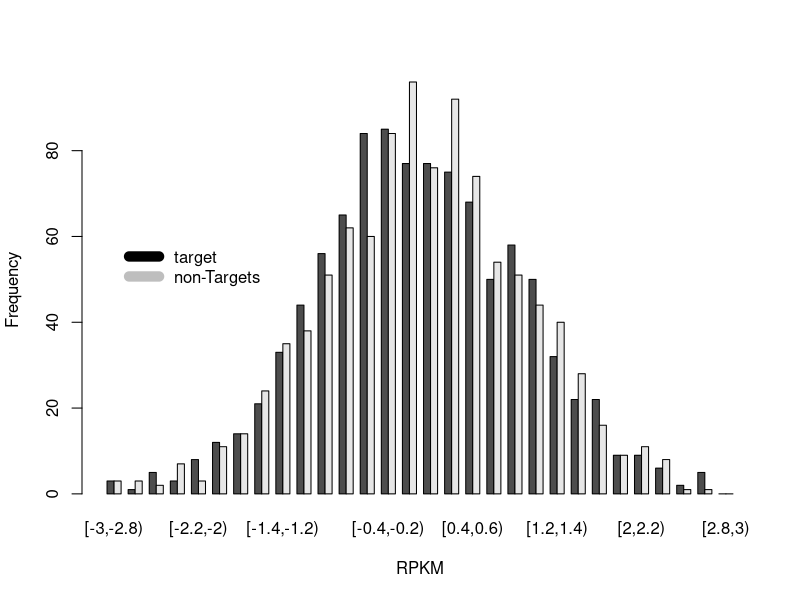

This chart was generated by the following R code:
# data
target <- rnorm(1000,0,1)
nontarget <- rnorm(1000,0,1)
breaks <- seq(-3,3,by=0.2)
cuts.target=table(cut(target,breaks,right=FALSE))
cuts.nontarget=table(cut(nontarget,breaks,right=FALSE))
data= rbind(cuts.nontarget,cuts.target)
# plot
barplot(data,beside=T,ylab="Frequency",xlab="RPKM")
legend(2,60,legend=c("target","non-Targets"),col=c("black","gray"),lty=c(1,1),lwd=c(10,10),box.col='white')
